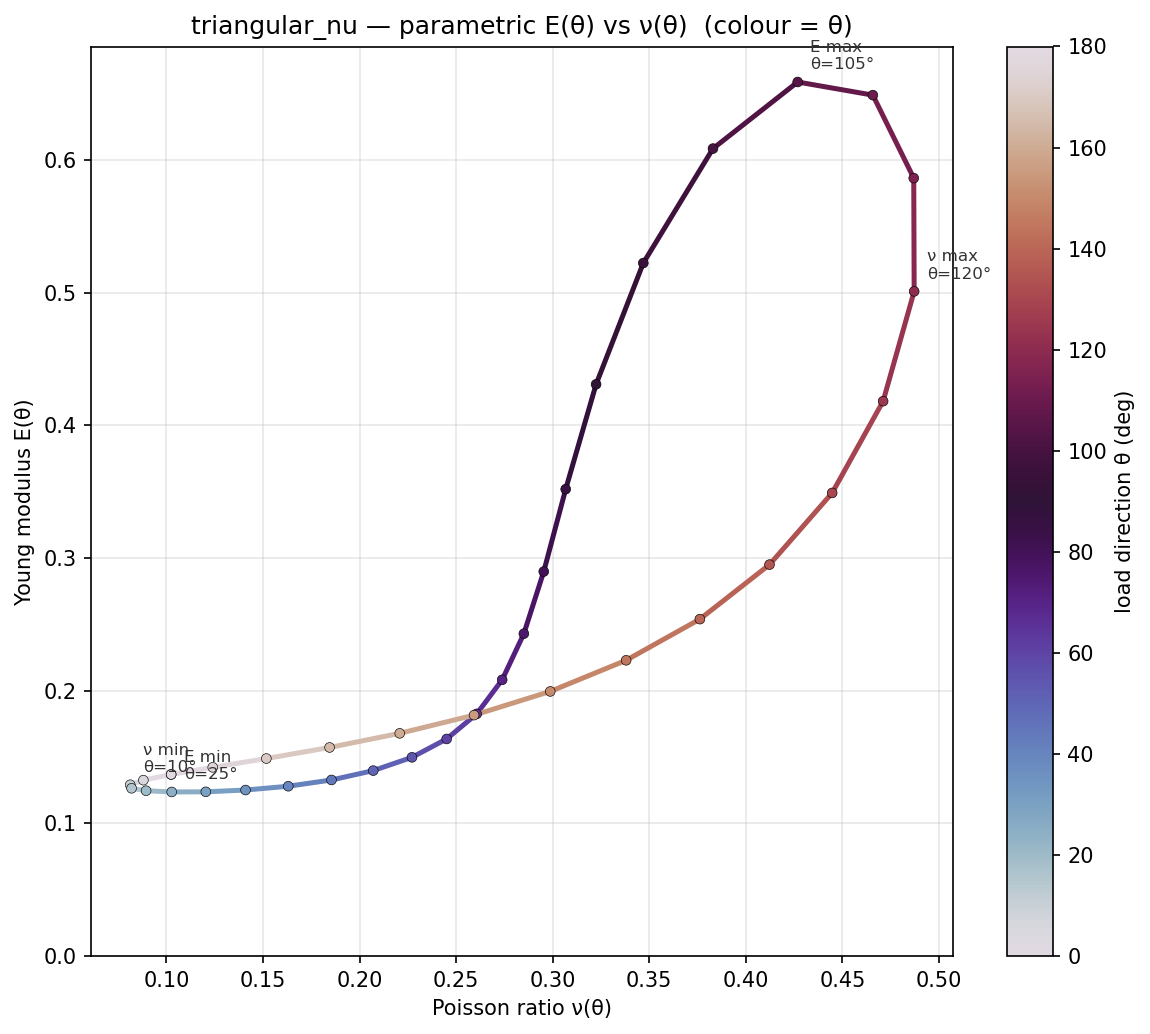

Source code (Python):
"""
anisotropy / triangular_nu_param — PARAMETRIC E(θ) vs ν(θ) plot for the designed triangular-sawtooth
patch. Reads triangular_nu.npz (no re-optimise), computes the directional ν(θ) and E(θ) from the
region-homogenised physical tensor (C.nu_E_theta), and traces the curve {(ν(θ), E(θ)) : θ∈[0,π]} in
the ν–E plane, coloured by θ. Shows how stiffness and Poisson ratio co-vary with load direction:
each point is one direction; the loop closes over the π period. Output: triangular_nu_param.png.
"""
import os, sys
import numpy as np
import matplotlib
matplotlib.use('Agg')
import matplotlib.pyplot as plt
from matplotlib.collections import LineCollection

sys.path.insert(0, os.path.dirname(os.path.dirname(os.path.abspath(__file__))))
import _common as C

CASE = 'anisotropy'


def main():
    geo, k_bond, C6_per, meta = C.load_network(os.path.join(C.savedir(CASE), 'triangular_nu.npz'))
    th = C.ANG                                                   # θ grid ∈ [0,π]
    nu, E = C.nu_E_theta(C.region_phys_C6(geo, C6_per, None), th)
    deg = np.degrees(th)

    fig, ax = plt.subplots(figsize=(8, 7))
    # θ-coloured parametric curve (segments) + scatter of the sample directions
    pts = np.column_stack([nu, E])
    segs = np.stack([pts[:-1], pts[1:]], axis=1)
    lc = LineCollection(segs, cmap='twilight', array=deg[:-1], lw=2.4)
    ax.add_collection(lc)
    sc = ax.scatter(nu, E, c=deg, cmap='twilight', s=22, zorder=3, edgecolors='k', linewidths=.3)
    cb = plt.colorbar(sc, ax=ax); cb.set_label('load direction θ (deg)')

    # annotate the extremes (ν trough/peak, softest/stiffest directions)
    for i, tag in ((int(np.argmin(nu)), 'ν min'), (int(np.argmax(nu)), 'ν max'),
                   (int(np.argmin(E)), 'E min'), (int(np.argmax(E)), 'E max')):
        ax.annotate(f'{tag}\nθ={deg[i]:.0f}°', (nu[i], E[i]), fontsize=8,
                    xytext=(6, 6), textcoords='offset points', color='#333')

    ax.set_xlabel('Poisson ratio ν(θ)'); ax.set_ylabel('Young modulus E(θ)')
    ax.set_title('triangular_nu — parametric E(θ) vs ν(θ)  (colour = θ)', fontsize=12)
    ax.grid(alpha=.3); ax.set_ylim(bottom=0)
    ax.autoscale_view()
    plt.tight_layout()
    path = os.path.join(C.savedir(CASE), 'triangular_nu_param.png')
    plt.savefig(path, dpi=150, bbox_inches='tight'); plt.close()
    print(f"  [triangular_nu_param] ν∈[{nu.min():+.3f},{nu.max():+.3f}]  E∈[{E.min():.3f},{E.max():.3f}]")
    print(f'saved {os.path.basename(path)}')


if __name__ == '__main__':
    main()
